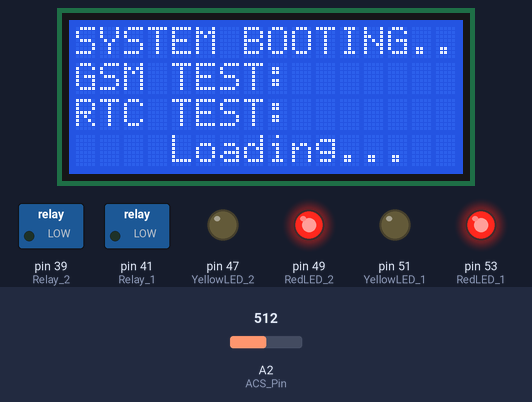
Simulated run of this sketch. Board: Arduino Mega 2560, built with avr-gcc and run on an emulated ATmega2560. Parts: 16×4 character LCD, switched loads named in the sketch (green lamp = pin HIGH), output pins drawn as LEDs (lit = HIGH). Inputs (shaded band) come from the test bench; at power-on: A2 (ACS_Pin) = 512. What the sketch prints to the serial monitor is not drawn.

Above: at 0.2 s.
At 3.2 s:
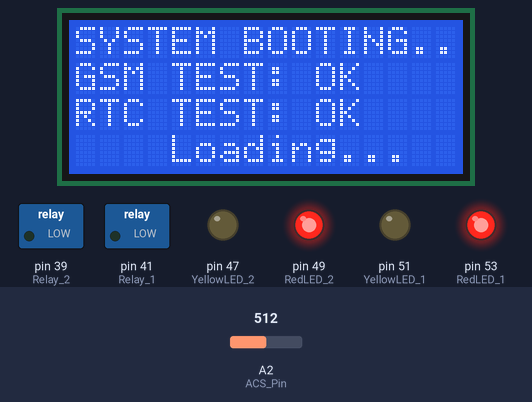
At 6.2 s:
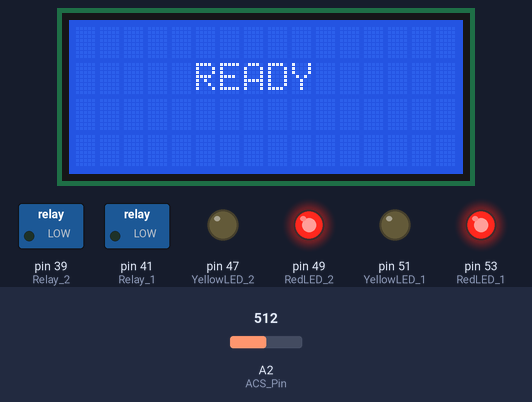
At 8.2 s:
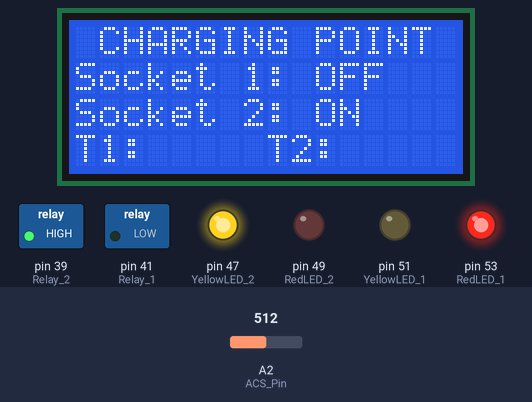
Timing chart, 0 to 9.7 s (numbered marks = the images above):
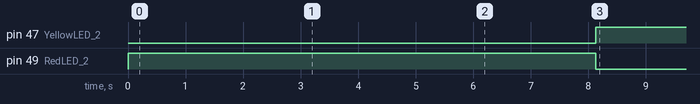

Measured:
- by itself, pin 47 (YellowLED_2): LOW → HIGH at 8.1 s
- by itself, pin 49 (RedLED_2): HIGH → LOW at 8.1 s
- what the display in image 1 shows lasts 3.0 s, from 3.1 s to 6.1 s
- what the display in image 2 shows lasts 2.1 s, from 6.1 s to 8.2 s

The sketch:

Current_Sensor.ino
```cpp
/* This code works with ACS712 current sensor, it permits the calculation   of the signal TRMS
 * Visit www.surtrtech.com for more details
 */

#include   <Filters.h>                      //This library does a massive work check it's .cpp   file

#define ACS_Pin A2                       //Sensor data pin on A0 analog   input

//libraries to be used
#include <Wire.h>
#include "RTClib.h"
#include <SoftwareSerial.h>
#include <LiquidCrystal_I2C.h>


//initializing Global Variables
int RedLED_1 = 53;
int RedLED_2 = 49;
int YellowLED_1 = 51;
int YellowLED_2 = 47;

int Relay_1 = 41;
int Relay_2 = 39;

int CurrentSensor_1 = A2;
int CurrentSensor_2 = A3;

const int Num_readings = 500;
long int sensor_value = 0;

float voltage = 0;
float current = 0;

int days_1 = 0;
int hours_1 = 0;
int minutes_1 = 0;
int seconds_1 = 0;

int days_2 = 0;
int hours_2 = 0;
int minutes_2 = 0;
int seconds_2 = 0;


//Create software serial object to communicate with SIM800L
SoftwareSerial mySerial(43, 45); //SIM800L Tx & Rx
//Create software serial object to communicate with LCD
LiquidCrystal_I2C lcd(0x27, 16, 4); // Set the LCD address to 0x27 for a 16 chars and 2 line display

RTC_DS3231 rtc; //declaring object for DS3231

char daysOfTheWeek[7][12] = {"sunday", "Monday", "Tuesday", "Wednesday", "Thursday", "Friday", "Sartuday"};


float ACS_Value;                              //Here we keep the raw   data valuess
float testFrequency = 50;                    // test signal frequency   (Hz)
float windowLength = 40.0/testFrequency;     // how long to average the   signal, for statistist


float intercept = 0; // to be adjusted based   on calibration testing
float slope = 0.0752; // to be adjusted based on calibration   testing
                      //Please check the ACS712 Tutorial video by SurtrTech   to see how to get them because it depends on your sensor, or look below


float   Amps_TRMS; // estimated actual current in amps

unsigned long printPeriod   = 1000; // in milliseconds
// Track time in milliseconds since last reading
unsigned   long previousMillis = 0;

void setup() {
  Serial.begin( 9600 );    //   Start the serial port
  pinMode(ACS_Pin,INPUT);  //Define the pin mode
  pinMode(RedLED_1, OUTPUT);
  pinMode(RedLED_2, OUTPUT);
  pinMode(YellowLED_1, OUTPUT);
  pinMode(YellowLED_2, OUTPUT);

  pinMode(Relay_1, OUTPUT);
  pinMode(Relay_2, OUTPUT);

  digitalWrite(RedLED_1, HIGH);
  digitalWrite(RedLED_2, HIGH);
  digitalWrite(YellowLED_1, LOW);
  digitalWrite(YellowLED_2, LOW);

  lcd.init();
  lcd.backlight();

  lcd.clear();
  lcd.setCursor(0,0);
  lcd.print("SYSTEM BOOTING..");
  lcd.setCursor(0,1);
  lcd.print("GSM TEST: ");
  lcd.setCursor(-4,2);
  lcd.print("RTC TEST: ");
  lcd.setCursor(-1,3);
  lcd.print(" Loading...");
  delay(3000);
  /*while(!mySerial.available()){
    //mySerial.println("AT");
    lcd.setCursor(10,1);
    lcd.print("Wait");
    delay(1000);
  }
  while(rtc){
    lcd.setCursor(6,2);
    lcd.print("Wait");
    delay(1000);
  }*/
  lcd.setCursor(10,1);
  lcd.print("OK");
  lcd.setCursor(6,2);
  lcd.print("OK");
  delay(3000);

  lcd.clear();
  lcd.setCursor(5,1);
  lcd.print("READY");
  delay(2000);
  digitalWrite(Relay_2, HIGH);
}

void   loop() {
  RunningStatistics inputStats;                 // create statistics   to look at the raw test signal
  inputStats.setWindowSecs( windowLength );     //Set   the window length
  if(digitalRead(Relay_1) == HIGH){
    digitalWrite(RedLED_1, LOW);
    digitalWrite(YellowLED_1, HIGH);
  }else if(digitalRead(Relay_1) == LOW){
    digitalWrite(RedLED_1, HIGH);
    digitalWrite(YellowLED_1, LOW);
  }

  if(digitalRead(Relay_2) == HIGH){
    digitalWrite(RedLED_2, LOW);
    digitalWrite(YellowLED_2, HIGH);
  }else if(digitalRead(Relay_2) == LOW){
    digitalWrite(RedLED_2, HIGH);
    digitalWrite(YellowLED_2, LOW);
  }

  lcd.clear();
  lcd.setCursor(1,0);
  lcd.print("CHARGING POINT");
  lcd.setCursor(0,1);
  lcd.print("Socket 1: ");
  if(digitalRead(Relay_1) == HIGH){
    lcd.setCursor(10,1);
    lcd.print("ON");
  }else{
    lcd.setCursor(10,1);
    lcd.print("OFF");
  }
  lcd.setCursor(-4,2);
  lcd.print("Socket 2: ");
  if(digitalRead(Relay_2) == HIGH){
    lcd.setCursor(6,2);
    lcd.print("ON");
  }else{
    lcd.setCursor(6,2);
    lcd.print("OFF");
  }
  lcd.setCursor(-4,3);
  lcd.print("T1: ");
  lcd.setCursor(4,3);
  lcd.print("T2: ");
  delay(1000);

  //digitalWrite(Relay_1, HIGH);


  while( true ) {
    ACS_Value = analogRead(ACS_Pin);   // read the analog in value:
    inputStats.input(ACS_Value);  // log to Stats   function

    if((unsigned long)(millis() - previousMillis) >= printPeriod)   { //every second we do the calculation
      previousMillis = millis();   //   update time

      Amps_TRMS = intercept + slope * inputStats.sigma();

      Serial.print( "\	 Amps: " );
      Serial.println( Amps_TRMS );

     }
  }
}

/* About the slope and intercept
 * First you need to   know that all the TRMS calucations are done by functions from the library, it's   the "inputStats.sigma()" value
 * At first you can display that "inputStats.sigma()"   as your TRMS value, then try to measure using it when the input is 0.00A
 * If   the measured value is 0 like I got you can keep the intercept as 0, otherwise you'll   need to add or substract to make that value equal to 0
 * In other words " remove   the offset"
 * Then turn on the power to a known value, for example use a bulb   or a led that ou know its power and you already know your voltage, so a little math   you'll get the theoritical amps
 * you divide that theory value by the measured   value and here you got the slope, now place them or modify them
 */
```
